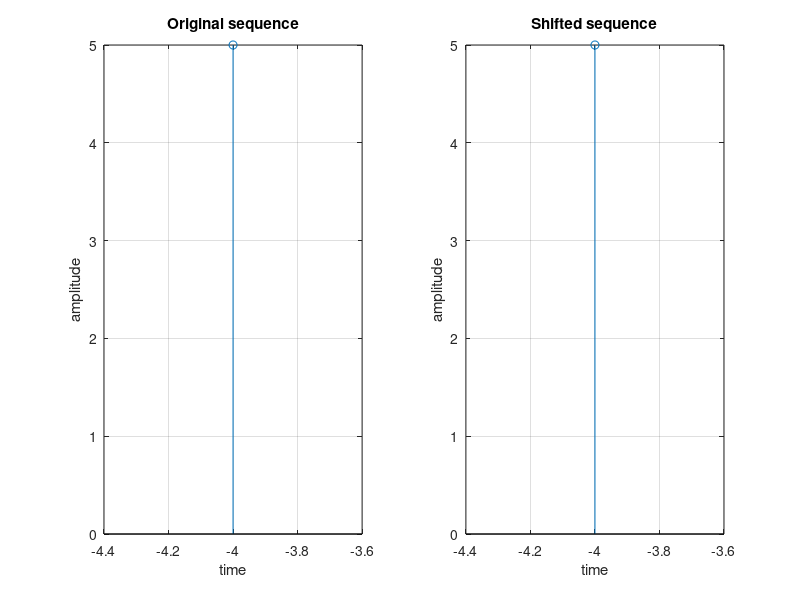

Here is the MATLAB script that generated this plot:
clc; 
clear;
close all;

%%
x=input('enter the sequence:');
p=input('enter the pointer position:');
s=input('enter the shifting factor:');
c=input('enter 1 for right shifting or 2 for left shifting:');

%%
l=length(x);
left=1-p;
right=l-p;
t=left:right;
subplot (1,2,1);
stem (t,x);
xlabel ('time');
ylabel ('amplitude');
title ('Original sequence');
grid on;

if(c==1)
    t=[left-s:right-s];
end
if(c==2)
    t=[left+s:right+s];
end
subplot (1,2,2);
stem (t,x);
xlabel ('time');
ylabel ('amplitude');
title ('Shifted sequence');
grid on;
